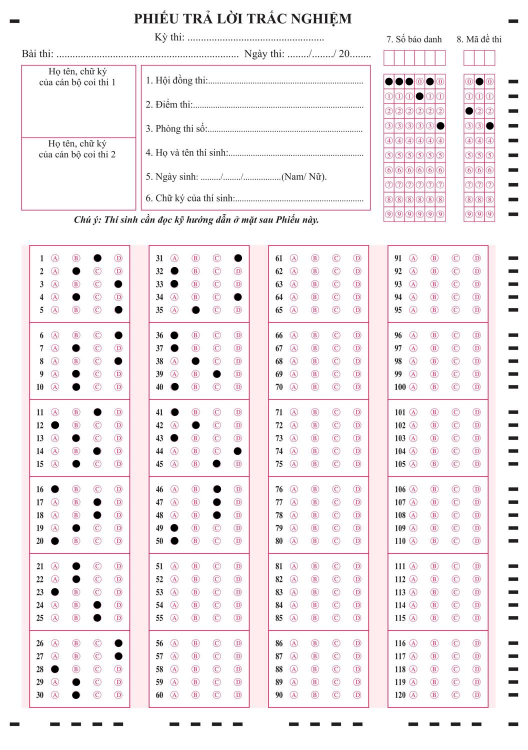
#> input picture 203.png, 1056 x 1500 px (shown at 1/2 size); its folder holds 5 pictures in this run
$ python process_img.py
#> lines starting #> are read from the running program, lines starting #| are printed output that depends on the picture; after the words box and inside, x2 and y2 are one past the last pixel; in counts of white or black regions, pixels touching at a corner belong together
### model.py
import tensorflow as tf
from pathlib import Path
import cv2
import numpy as np

class CNN_Model(object):
    def __init__(self, weight_path=None):
        # Khởi tạo mô hình CNN với đường dẫn trọng số được cung cấp (nếu có)
        self.weight_path = weight_path
        self.model = None

    def build_model(self, rt=False):
        # Xây dựng mô hình CNN
        self.model = tf.keras.Sequential()
        # Lớp Convolutional 1
        self.model.add(tf.keras.layers.Conv2D(32, (3, 3), padding='same', activation='relu', input_shape=(28, 28, 1)))
        # Lớp Convolutional 2
        self.model.add(tf.keras.layers.Conv2D(32, (3, 3), activation='relu'))
        # Lớp MaxPooling
        self.model.add(tf.keras.layers.MaxPooling2D(pool_size=(2, 2)))
        # Lớp Dropout để tránh overfitting
        self.model.add(tf.keras.layers.Dropout(0.25))

        # Lớp Convolutional 3
        self.model.add(tf.keras.layers.Conv2D(64, (3, 3), padding='same', activation='relu'))
        # Lớp Convolutional 4
        self.model.add(tf.keras.layers.Conv2D(64, (3, 3), activation='relu'))
        # Lớp MaxPooling
        self.model.add(tf.keras.layers.MaxPooling2D(pool_size=(2, 2)))
        # Lớp Dropout để tránh overfitting
        self.model.add(tf.keras.layers.Dropout(0.25))

        # Lớp Convolutional 5
        self.model.add(tf.keras.layers.Conv2D(64, (3, 3), padding='same', activation='relu'))
        # Lớp Convolutional 6
        self.model.add(tf.keras.layers.Conv2D(64, (3, 3), activation='relu'))
        # Lớp MaxPooling
        self.model.add(tf.keras.layers.MaxPooling2D(pool_size=(2, 2)))
        # Lớp Dropout để tránh overfitting
        self.model.add(tf.keras.layers.Dropout(0.25))

        # Lớp Flatten
        self.model.add(tf.keras.layers.Flatten())
        # Lớp Dense kết nối đầy đủ
        self.model.add(tf.keras.layers.Dense(512, activation='relu'))
        # Lớp Dropout để tránh overfitting
        self.model.add(tf.keras.layers.Dropout(0.5))
        # Lớp Dense kết nối đầy đủ
        self.model.add(tf.keras.layers.Dense(128, activation='relu'))
        # Lớp Dropout để tránh overfitting
        self.model.add(tf.keras.layers.Dropout(0.5))
        # Lớp Dense với softmax để dự đoán xác suất của từng lớp
        self.model.add(tf.keras.layers.Dense(2, activation='softmax'))

        # Nếu có trọng số được cung cấp, tải chúng
        if self.weight_path is not None:
            self.model.load_weights(self.weight_path)
        # model.summary()
        if rt:
            return self.model

    # [53 lines left out: functions load_data, train, not called in this run]
# Chú thích mã bằng tiếng Việt với các chi tiết cụ thể

### process_img.py
import os
import pandas as pd
import imutils
import numpy as np
import cv2
from math import ceil
from model import CNN_Model
from collections import defaultdict
import json

def get_x(s):
    return s[1][0]


def get_y(s):
    return s[1][1]


def get_h(s):
    return s[1][3]


def get_x_ver1(s):
    s = cv2.boundingRect(s)
    return s[0] * s[1]

def crop_image(img):
    # Chuyển đổi ảnh từ không gian màu BGR sang GRAY để áp dụng thuật toán canny edge detection
    gray_img = cv2.cvtColor(img, cv2.COLOR_BGR2GRAY)

    # Loại bỏ nhiễu bằng cách làm mờ ảnh
    blurred = cv2.GaussianBlur(gray_img, (5, 5), 0)

    # Áp dụng thuật toán canny edge detection
    img_canny = cv2.Canny(blurred, 100, 200)

    # Tìm các đường viền
    cnts = cv2.findContours(img_canny.copy(), cv2.RETR_TREE, cv2.CHAIN_APPROX_SIMPLE)
    cnts = imutils.grab_contours(cnts)

    ans_blocks = []
    x_old, y_old, w_old, h_old = 0, 0, 0, 0

    # Đảm bảo rằng ít nhất một đường viền đã được tìm thấy
    if len(cnts) > 0:
        # Sắp xếp các đường viền theo kích thước của chúng theo thứ tự giảm dần
        cnts = sorted(cnts, key=get_x_ver1)

        # Lặp qua các đường viền đã được sắp xếp
        for i, c in enumerate(cnts):
            x_curr, y_curr, w_curr, h_curr = cv2.boundingRect(c)

            if w_curr * h_curr > 100000:
                # Kiểm tra đè lên các đường viền
                check_xy_min = x_curr * y_curr - x_old * y_old
                check_xy_max = (x_curr + w_curr) * (y_curr + h_curr) - (x_old + w_old) * (y_old + h_old)

                # Nếu danh sách khối câu trả lời là trống
                if len(ans_blocks) == 0:
                    ans_blocks.append(
                        (gray_img[y_curr:y_curr + h_curr, x_curr:x_curr + w_curr], [x_curr, y_curr, w_curr, h_curr]))
                    # Cập nhật tọa độ (x, y) và (chiều cao, chiều rộng) của các đường viền đã thêm
                    x_old = x_curr
                    y_old = y_curr
                    w_old = w_curr
                    h_old = h_curr
                elif check_xy_min > 20000 and check_xy_max > 20000:
                    ans_blocks.append(
                        (gray_img[y_curr:y_curr + h_curr, x_curr:x_curr + w_curr], [x_curr, y_curr, w_curr, h_curr]))
                    # Cập nhật tọa độ (x, y) và (chiều cao, chiều rộng) của các đường viền đã thêm
                    x_old = x_curr
                    y_old = y_curr
                    w_old = w_curr
                    h_old = h_curr

        # Sắp xếp ans_blocks theo tọa độ x
        sorted_ans_blocks = sorted(ans_blocks, key=get_x)
        return sorted_ans_blocks

def process_ans_blocks(ans_blocks):
    """
        Hàm này xử lý 2 khối câu trả lời và trả về một danh sách câu trả lời có độ dài là 200 lựa chọn ô nhiễm
        :param ans_blocks: một danh sách bao gồm 2 phần tử, mỗi phần tử có định dạng [image, [x, y, w, h]]
    """
    list_answers = []

    # Lặp qua mỗi khối câu trả lời
    for ans_block in ans_blocks:
        ans_block_img = np.array(ans_block[0])

        offset1 = ceil(ans_block_img.shape[0] / 6)
        # Lặp qua mỗi hộp trong khối câu trả lời
        for i in range(6):
            box_img = np.array(ans_block_img[i * offset1:(i + 1) * offset1, :])
            height_box = box_img.shape[0]

            box_img = box_img[14:height_box - 14, :]
            offset2 = ceil(box_img.shape[0] / 5)

            # lặp qua mỗi dòng trong một hộp
            for j in range(5):
                list_answers.append(box_img[j * offset2:(j + 1) * offset2, :])

    return list_answers


def process_list_ans(list_answers):
    list_choices = []
    offset = 44
    start = 32

    for answer_img in list_answers:
        for i in range(4):
            bubble_choice = answer_img[:, start + i * offset:start + (i + 1) * offset]
            bubble_choice = cv2.threshold(bubble_choice, 0, 255, cv2.THRESH_BINARY_INV | cv2.THRESH_OTSU)[1]

            bubble_choice = cv2.resize(bubble_choice, (28, 28), cv2.INTER_AREA)
            bubble_choice = bubble_choice.reshape((28, 28, 1))
            list_choices.append(bubble_choice)

    if len(list_choices) != 480:
        raise ValueError("Length of list_choices must be 480")
    return list_choices


# [10 lines left out: function map_answer, not called in this run]


def get_answers(list_answers):
    results = defaultdict(list)
    model = CNN_Model('weight.h5').build_model(rt=True)
    list_answers = np.array(list_answers)
    scores = model.predict_on_batch(list_answers / 255.0)
    for idx, score in enumerate(scores):
        question = idx // 4

        # score [unchoiced_cf, choiced_cf]
        if score[1] > 0.9:  # Điểm tự tin của câu trả lời được chọn > 0.9
            chosen_answer = map_answer(idx)
            results[question + 1].append(chosen_answer)

    # Kiểm tra nếu có bất kỳ câu hỏi nào không có câu trả lời được chọn
    for question_id in range(1, len(scores) // 4 + 1):
        if question_id not in results:
            results[question_id] = []  # Gán một danh sách rỗng cho các câu hỏi không có câu trả lời được chọn

    # Sắp xếp kết quả theo id câu hỏi
    sorted_results = {k: results[k] for k in sorted(results)}

    return sorted_results


# [192 lines left out: functions detect_exam_code_cnn, detect_id_number, load_exams_from_excel, score_and_print_answers, get_student_name, not called in this run]

def clear_console():
    os.system('cls' if os.name == 'nt' else 'clear')

if __name__ == '__main__':
    img = cv2.imread('203.png')
#> img is the input picture: shape (1500, 1056, 3); mean B, G, R 241.1, 238.6, 244.8
    list_ans_boxes = crop_image(img)
#> in crop_image, `gray_img = cv2.cvtColor(img, cv2.COLOR_BGR2GRAY)`:
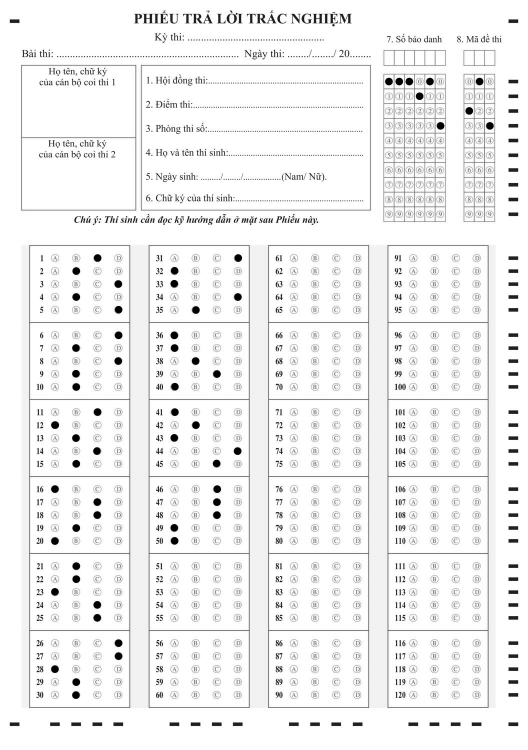
#> gray_img: shape (1500, 1056) (shown at 1/2 size); min 0, max 255, mean 240.7
#> in crop_image, `img_canny = cv2.Canny(blurred, 100, 200)`:
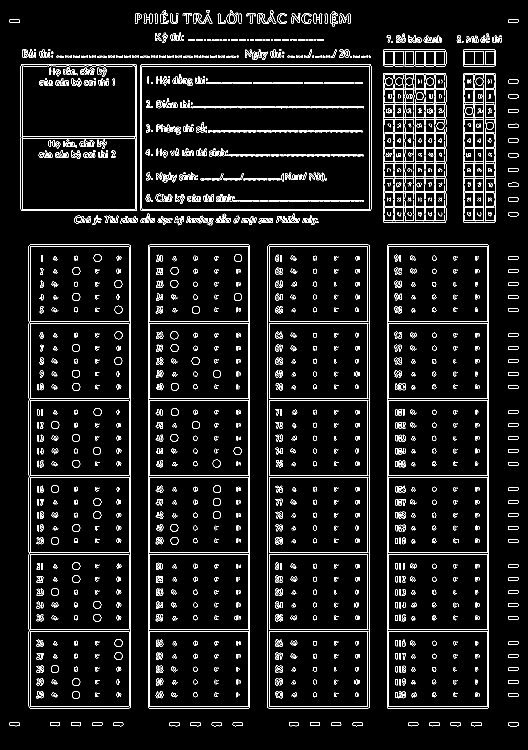
#> img_canny: shape (1500, 1056) (shown at 1/2 size); 5.9% white in thin lines or dots
#> in crop_image, `cnts = cv2.findContours(img_canny.copy(), cv2.RETR_TREE, cv2.CHAIN_APP..`: cnts = 3468 contours, 1957 with area under 20; largest, box (x1, y1, x2, y2) and area: (57, 489, 262, 1417) 189040, (774, 489, 978, 1417) 188176, (774, 489, 978, 1417) 188173, (535, 489, 739, 1417) 188172, (535, 489, 739, 1417) 188170
#> in get_x_ver1, `s = cv2.boundingRect(s)`: s = (1016, 1444, 21, 9)
#> the loop in crop_image, `for i, c in enumerate(cnts):` made 3468 passes
#> (x_curr, y_curr, w_curr, h_curr, check_xy_min, check_xy_max, x_old, w_old) on passes 201, 1392, 2139, 2512: (57, 489, 205, 928, 27873, 371254, 57, 205), (296, 489, 204, 928, 116871, 337246, 296, 204), (535, 489, 204, 928, 116871, 338663, 535, 204), (774, 489, 204, 928, 116871, 338663, 774, 204)
#> (x_curr, y_curr, w_curr, h_curr, check_xy_min, check_xy_max) on passes 202, 297, 298, 305, 313, 1393: (57, 489, 205, 928, 0, 0), (281, 129, 462, 293, 8376, -57708), (281, 129, 462, 293, 8376, -57708), (283, 131, 457, 288, 9200, -61194), (283, 132, 457, 287, 9483, -61194), (296, 489, 204, 928, 0, 0)
#> after the loop in crop_image, `for i, c in enumerate(cnts):`: ans_blocks = 4 items
#> list_ans_boxes = 4 items
    list_ans = process_ans_blocks(list_ans_boxes)
#> the loop in process_ans_blocks, `for ans_block in ans_blocks:` made 4 passes
#> pass 1, in process_ans_blocks, `ans_block_img = np.array(ans_block[0])`:
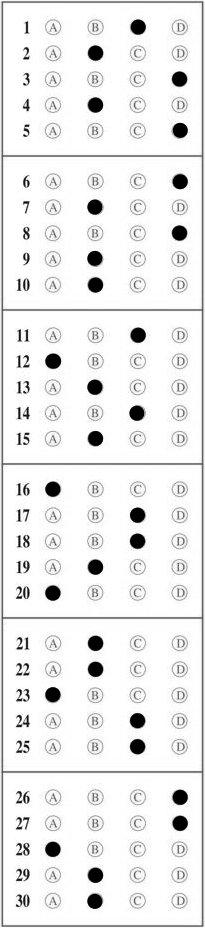
#> ans_block_img: shape (928, 205); min 0, max 255, mean 235.1
#> pass 2, in process_ans_blocks, `ans_block_img = np.array(ans_block[0])`:
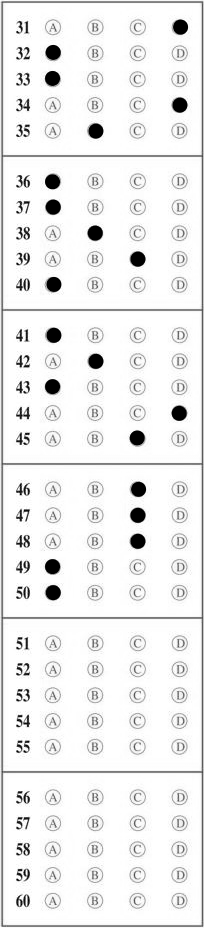
#> ans_block_img: shape (928, 204); min 0, max 255, mean 236.5
#> pass 3, in process_ans_blocks, `ans_block_img = np.array(ans_block[0])`:
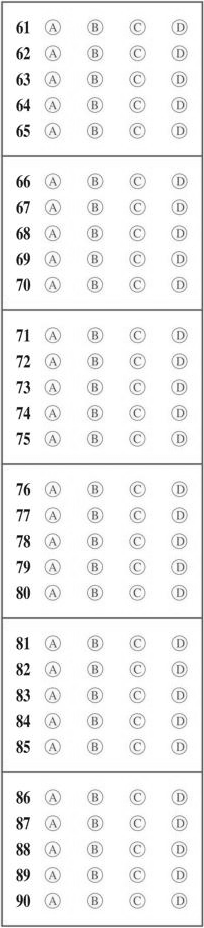
#> ans_block_img: shape (928, 204); min 0, max 255, mean 240.5
#> after the loop in process_ans_blocks, `for ans_block in ans_blocks:`: list_answers = 120 items
#> list_ans = 120 items
    list_ans = process_list_ans(list_ans)
#> the loop in process_list_ans, `for answer_img in list_answers:` made 120 passes
#> after the loop in process_list_ans, `for answer_img in list_answers:`: list_choices = 480 items
#> list_ans = 480 items
    answers = get_answers(list_ans)
#> (the run stopped early here; a loop or call above may not have finished)
